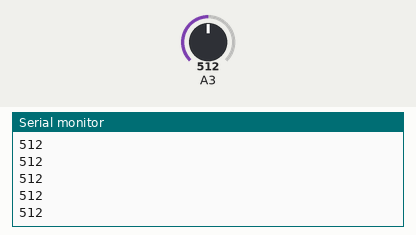
The sketch below on a simulated Arduino Uno, built with avr-gcc and run on an emulated ATmega328P. On the bench: the last lines printed to the serial monitor. The test bench sets the inputs (shaded band); at power-on: A3 = 512.

Above: at 1.7 s.
1.8 s: A3 set to 716
At 1.82 s:
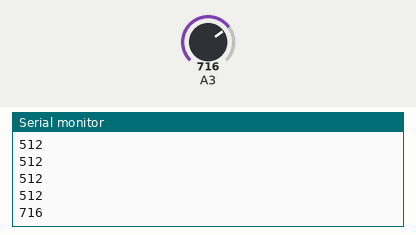
3.3 s: A3 set to 900
At 6.8 s:
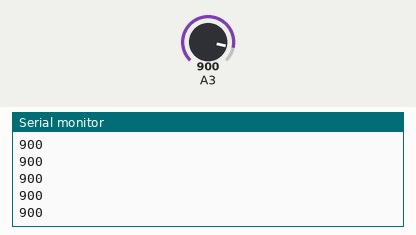
Timing chart, 0 to 8.3 s (numbered marks = the images above; inputs shaded):
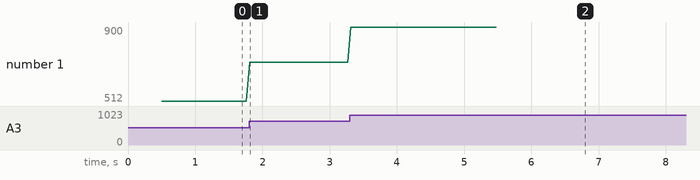

The sketch:

SensorDataCollection.ino
```cpp
/*
 * sketch to collect A2D readings from sensors for callibration
 * 30 readings are taken at 1 second intervals and output to the Serial Monitor
 */
//const byte anPin = 0; // for left IR sensor
//const byte anPin = 3; // for right US sensor
const byte anPin = 4; // for right IR sensor
int counter1 = 0;
int counter2= 0;

void setup() {
  Serial.begin(38400);
  delay(500);

}

void loop() {
  if(counter1 < 100) {
    int reading = analogRead(3);
    Serial.println(reading);
    counter1++;
    delay(50);
  }

}
```

Measured:
- after the input at 1.8 s, the serial monitor: prints a new line at once (image 1)
- after the input at 3.3 s, the serial monitor: prints a new line at once (image 2)
- plotted number 1: 512 → 716 after the input at 1.8 s, 716 → 900 after the input at 3.3 s
